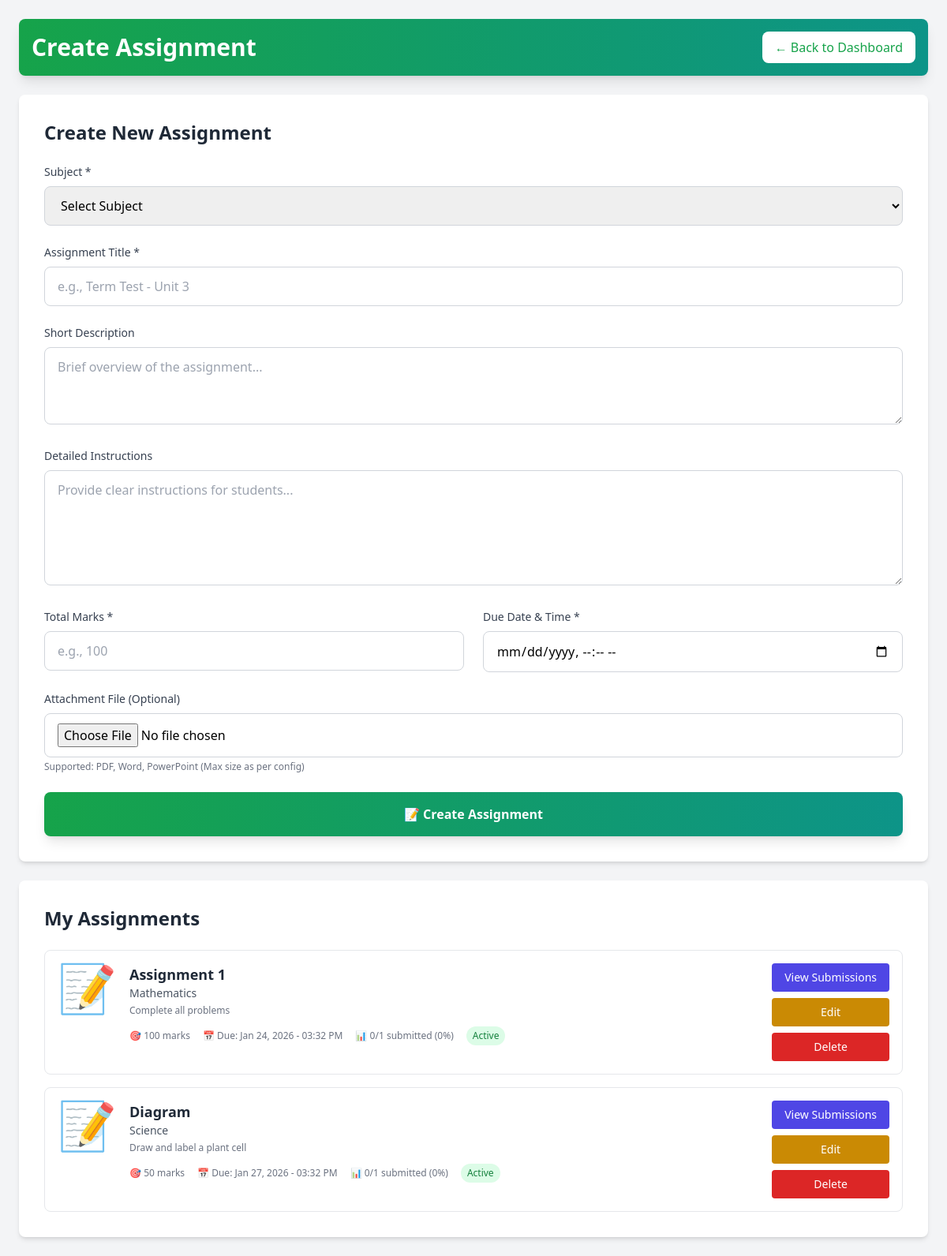
Screenshot of /teacher_create_assignment.php (signed in) with the database file from the repository.
### tables this page shows
CREATE TABLE assignments (
    assignment_id INT AUTO_INCREMENT PRIMARY KEY,
    subject_id INT NOT NULL,
    teacher_id INT NOT NULL,
    assignment_title VARCHAR(255) NOT NULL,
    description TEXT NULL,
    instructions TEXT NULL,
    file_path VARCHAR(255) NULL,
    total_marks INT NOT NULL,
    due_date DATETIME NOT NULL,
    created_at TIMESTAMP DEFAULT CURRENT_TIMESTAMP,
    is_active BOOLEAN DEFAULT TRUE,
    allow_late_submission BOOLEAN DEFAULT FALSE,
    FOREIGN KEY (subject_id) REFERENCES subjects(subject_id) ON DELETE CASCADE,
    FOREIGN KEY (teacher_id) REFERENCES users(user_id) ON DELETE CASCADE
);

CREATE TABLE subjects (
    subject_id INT AUTO_INCREMENT PRIMARY KEY,
    subject_name VARCHAR(255) NOT NULL,
    subject_code VARCHAR(20) NOT NULL UNIQUE,
    grade_level ENUM('10','11') NOT NULL,
    subject_category ENUM('Language', 'Mathematics', 'Science', 'Social Studies', 'Religion', 'Other') NOT NULL,
    description TEXT NULL,
    is_active BOOLEAN DEFAULT TRUE,
    created_at TIMESTAMP DEFAULT CURRENT_TIMESTAMP
);

### teacher_create_assignment.php (the view, shortened to what this page needs)
<?php
require_once 'config.php';
$teacher_id = $_SESSION['user_id'];
$assignments_query = "SELECT a.*, s.subject_name,
                      (SELECT COUNT(*) FROM assignment_submissions WHERE assignment_id = a.assignment_id) as submission_count,
                      (SELECT COUNT(*) FROM student_subjects WHERE subject_id = a.subject_id) as total_students
                      FROM assignments a
                      INNER JOIN subjects s ON a.subject_id = s.subject_id
                      WHERE a.teacher_id = ?
                      ORDER BY a.created_at DESC";
$stmt = $conn->prepare($assignments_query);
$stmt->bind_param("i", $teacher_id);
$stmt->execute();
$assignments_result = $stmt->get_result();
?>
<!DOCTYPE html>
<html lang="en">
<head>
    <script src="https://cdn.tailwindcss.com"></script>
</head>
<body class="bg-gray-100 min-h-screen p-6">
    <header class="bg-gradient-to-r from-green-600 to-teal-600 text-white p-4 mb-6 rounded-lg shadow-lg">
        <div class="max-w-6xl mx-auto flex justify-between items-center">
            <h1 class="text-3xl font-bold">Create Assignment</h1>
            <a href="teacher_dashboard.php" class="px-4 py-2 bg-white text-green-600 rounded-lg hover:bg-gray-100 transition">← Back to Dashboard</a>
        </div>
    </header>
    <div class="max-w-6xl mx-auto">
        <div class="bg-white p-8 rounded-lg shadow-md mb-6">
            <h2 class="text-2xl font-bold text-gray-800 mb-6">Create New Assignment</h2>
            <form method="POST" action="" enctype="multipart/form-data" class="space-y-6">
                <div>
                    <label for="subject_id" class="block text-sm font-medium text-gray-700 mb-2">Subject *</label>
                    <select id="subject_id" name="subject_id" required class="w-full px-4 py-3 border border-gray-300 rounded-lg focus:ring-2 focus:ring-green-500 focus:border-transparent">
                        <option value="">Select Subject</option>
                    </select>
                </div>
                <div>
                    <label for="assignment_title" class="block text-sm font-medium text-gray-700 mb-2">Assignment Title *</label>
                    <input type="text" id="assignment_title" name="assignment_title" required
                           placeholder="e.g., Term Test - Unit 3"
                           class="w-full px-4 py-3 border border-gray-300 rounded-lg focus:ring-2 focus:ring-green-500 focus:border-transparent">
                </div>
                <div>
                    <label for="description" class="block text-sm font-medium text-gray-700 mb-2">Short Description</label>
                    <textarea id="description" name="description" rows="3"
                              placeholder="Brief overview of the assignment..."
                              class="w-full px-4 py-3 border border-gray-300 rounded-lg focus:ring-2 focus:ring-green-500 focus:border-transparent"></textarea>
                </div>
                <div>
                    <label for="instructions" class="block text-sm font-medium text-gray-700 mb-2">Detailed Instructions</label>
                    <textarea id="instructions" name="instructions" rows="5"
                              placeholder="Provide clear instructions for students..."
                              class="w-full px-4 py-3 border border-gray-300 rounded-lg focus:ring-2 focus:ring-green-500 focus:border-transparent"></textarea>
                </div>
                <div class="grid grid-cols-1 md:grid-cols-2 gap-6">
                    <div>
                        <label for="total_marks" class="block text-sm font-medium text-gray-700 mb-2">Total Marks *</label>
                        <input type="number" id="total_marks" name="total_marks" required min="1" placeholder="e.g., 100"
                               class="w-full px-4 py-3 border border-gray-300 rounded-lg focus:ring-2 focus:ring-green-500 focus:border-transparent">
                    </div>
                    <div>
                        <label for="due_date" class="block text-sm font-medium text-gray-700 mb-2">Due Date & Time *</label>
                        <input type="datetime-local" id="due_date" name="due_date" required
                               class="w-full px-4 py-3 border border-gray-300 rounded-lg focus:ring-2 focus:ring-green-500 focus:border-transparent">
                    </div>
                </div>
                <div>
                    <label for="assignment_file" class="block text-sm font-medium text-gray-700 mb-2">Attachment File (Optional)</label>
                    <input type="file" id="assignment_file" name="assignment_file" accept=".pdf,.doc,.docx,.ppt,.pptx"
                           class="w-full px-4 py-3 border border-gray-300 rounded-lg focus:ring-2 focus:ring-green-500 focus:border-transparent">
                    <p class="text-xs text-gray-500 mt-1">Supported: PDF, Word, PowerPoint (Max size as per config)</p>
                </div>
                <button type="submit" class="w-full py-4 px-6 bg-gradient-to-r from-green-600 to-teal-600 text-white font-bold rounded-lg shadow-lg hover:from-green-700 hover:to-teal-700 transition">
                    📝 Create Assignment
                </button>
            </form>
        </div>
        <div class="bg-white p-8 rounded-lg shadow-md">
            <h2 class="text-2xl font-bold text-gray-800 mb-6">My Assignments</h2>
            <?php if ($assignments_result->num_rows > 0): ?>
                <div class="space-y-4">
                    <?php while ($assignment = $assignments_result->fetch_assoc()):
                        $is_overdue = strtotime($assignment['due_date']) < time();
                        $submission_rate = $assignment['total_students'] > 0
                            ? round(($assignment['submission_count'] / $assignment['total_students']) * 100)
                            : 0;
                        $icon = $assignment['file_path'] ? '📎' : '📝';
                    ?>
                    <div class="border border-gray-200 rounded-lg p-4 hover:border-green-500 transition">
                        <div class="flex gap-4">
                            <div class="text-6xl"><?php echo $icon; ?></div>
                            <div class="flex-1">
                                <h3 class="font-bold text-lg text-gray-800"><?php echo htmlspecialchars($assignment['assignment_title']); ?></h3>
                                <p class="text-sm text-gray-600"><?php echo htmlspecialchars($assignment['subject_name']); ?></p>
                                <p class="text-xs text-gray-500 mt-1"><?php echo htmlspecialchars($assignment['description']); ?></p>
                                <div class="flex flex-wrap items-center gap-4 mt-3 text-xs text-gray-500">
                                    <span>🎯 <?php echo $assignment['total_marks']; ?> marks</span>
                                    <span>📅 Due: <?php echo date('M d, Y - h:i A', strtotime($assignment['due_date'])); ?></span>
                                    <span>📊 <?php echo $assignment['submission_count']; ?>/<?php echo $assignment['total_students']; ?> submitted (<?php echo $submission_rate; ?>%)</span>
                                    <span class="px-2 py-1 <?php echo $is_overdue ? 'bg-red-100 text-red-700' : 'bg-green-100 text-green-700'; ?> rounded-full">
                                        <?php echo $is_overdue ? 'Overdue' : 'Active'; ?>
                                    </span>
                                </div>
                            </div>
                            <div class="flex flex-col gap-2">
                                <a href="teacher_view_submissions.php?id=<?php echo $assignment['assignment_id']; ?>"
                                   class="px-4 py-2 bg-indigo-600 text-white text-sm rounded hover:bg-indigo-700 text-center">View Submissions</a>
                                <a href="teacher_edit_assignment.php?id=<?php echo $assignment['assignment_id']; ?>"
                                   class="px-4 py-2 bg-yellow-600 text-white text-sm rounded hover:bg-yellow-700 text-center">Edit</a>
                                <a href="teacher_delete_assignment.php?id=<?php echo $assignment['assignment_id']; ?>"
                                   class="px-4 py-2 bg-red-600 text-white text-sm rounded hover:bg-red-700 text-center"
                                   onclick="return confirm('Delete this assignment? All submissions will be lost.')">Delete</a>
                            </div>
                        </div>
                    </div>
                    <?php endwhile; ?>
                </div>
            <?php endif; ?>
        </div>
    </div>
</body>
</html>

### rows the page displays
assignments: file_path "📝", assignment_title "Assignment 1", subject.subject_name "Mathematics", description "Complete all problems", total_marks "100", due_date "Jan 24, 2026 - 03:32 PM", submission_count "0", total_students "1", submission_rate "0", shows "Active"
assignments: file_path "📝", assignment_title "Diagram", subject.subject_name "Science", description "Draw and label a plant cell", total_marks "50", due_date "Jan 27, 2026 - 03:32 PM", submission_count "0", total_students "1", submission_rate "0", shows "Active"
